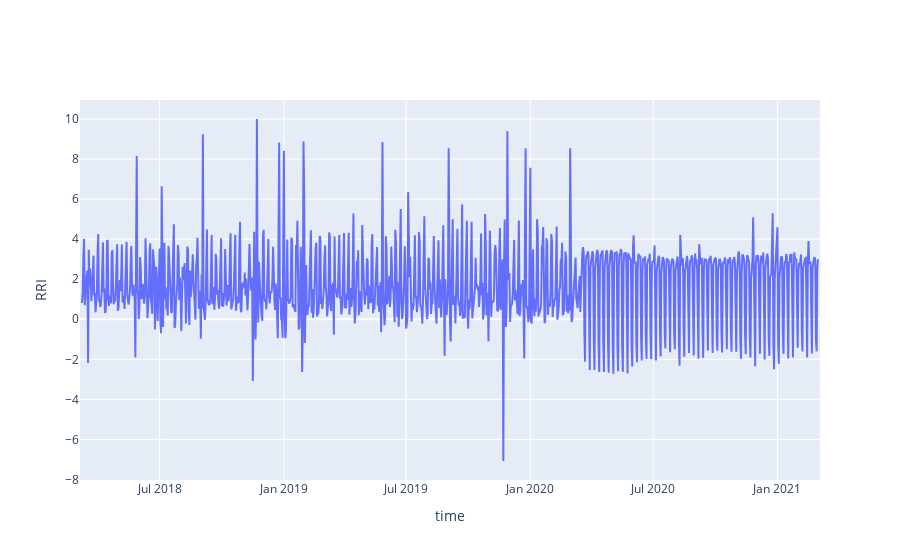

The notebook cell this image was saved under:
### Markdown cell above
Notice the NaN in the RRI column for the very begining and end of the time serie

### Code cell
fig = go.Figure(data=go.Scatter(x=globals()['station_id_'+str(station_id) + '_df'].index , y=globals()['station_id_'+str(station_id) + '_df'].RRI, mode='lines'), layout = go.Layout(xaxis_title="time",yaxis_title="RRI"))
fig.show()

### Figure 1 — Plotly figure (JSON) as saved in the notebook; plotly's stock layout.template omitted (floating-point values rounded to 4 significant figures; data arrays with more than 128 entries replaced by an {"elided": "..."} marker saying what was removed)
{"data": [{"mode": "lines", "type": "scatter", "x": {"elided": "1097 str values"}, "y": {"elided": "1097 float values"}}], "layout": {"xaxis": {"title": {"text": "time"}}, "yaxis": {"title": {"text": "RRI"}}}}
